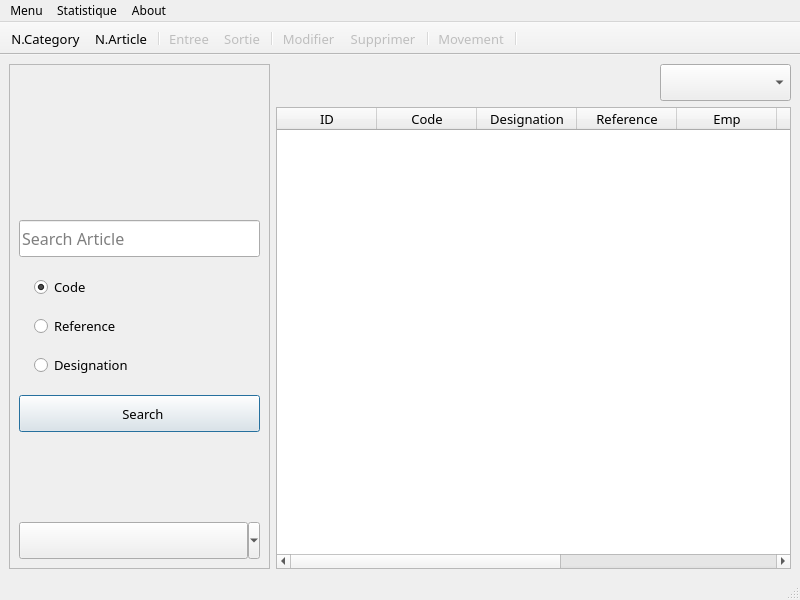
<?xml version="1.0" encoding="UTF-8"?>
<ui version="4.0">
 <class>MainWindow</class>
 <widget class="QMainWindow" name="MainWindow">
  <property name="geometry">
   <rect>
    <x>0</x>
    <y>0</y>
    <width>800</width>
    <height>600</height>
   </rect>
  </property>
  <property name="font">
   <font>
    <family>Monaco</family>
   </font>
  </property>
  <property name="windowTitle">
   <string>Magasin UP4</string>
  </property>
  <property name="windowIcon">
   <iconset>
    <normaloff>../icons/box-share.png</normaloff>../icons/box-share.png</iconset>
  </property>
  <widget class="QWidget" name="centralwidget">
   <layout class="QHBoxLayout" name="horizontalLayout_2">
    <item>
     <widget class="QFrame" name="frame">
      <property name="maximumSize">
       <size>
        <width>261</width>
        <height>16777215</height>
       </size>
      </property>
      <property name="frameShape">
       <enum>QFrame::StyledPanel</enum>
      </property>
      <property name="frameShadow">
       <enum>QFrame::Sunken</enum>
      </property>
      <layout class="QVBoxLayout" name="verticalLayout_3">
       <property name="spacing">
        <number>13</number>
       </property>
       <item>
        <widget class="QLabel" name="labelHijri">
         <property name="font">
          <font>
           <family>Amiri</family>
           <pointsize>13</pointsize>
          </font>
         </property>
         <property name="text">
          <string/>
         </property>
        </widget>
       </item>
       <item>
        <widget class="QLabel" name="labelDate">
         <property name="font">
          <font>
           <pointsize>11</pointsize>
          </font>
         </property>
         <property name="text">
          <string/>
         </property>
        </widget>
       </item>
       <item>
        <spacer name="verticalSpacer_2">
         <property name="orientation">
          <enum>Qt::Vertical</enum>
         </property>
         <property name="sizeHint" stdset="0">
          <size>
           <width>20</width>
           <height>40</height>
          </size>
         </property>
        </spacer>
       </item>
       <item>
        <widget class="QLineEdit" name="lineEditSearch">
         <property name="minimumSize">
          <size>
           <width>0</width>
           <height>37</height>
          </size>
         </property>
         <property name="font">
          <font>
           <pointsize>12</pointsize>
          </font>
         </property>
         <property name="placeholderText">
          <string>Search Article</string>
         </property>
         <property name="cursorMoveStyle">
          <enum>Qt::LogicalMoveStyle</enum>
         </property>
         <property name="clearButtonEnabled">
          <bool>true</bool>
         </property>
        </widget>
       </item>
       <item>
        <layout class="QVBoxLayout" name="verticalLayout">
         <property name="spacing">
          <number>15</number>
         </property>
         <property name="leftMargin">
          <number>15</number>
         </property>
         <property name="topMargin">
          <number>5</number>
         </property>
         <property name="rightMargin">
          <number>0</number>
         </property>
         <property name="bottomMargin">
          <number>5</number>
         </property>
         <item>
          <widget class="QRadioButton" name="radioButtonCode">
           <property name="font">
            <font>
             <pointsize>10</pointsize>
            </font>
           </property>
           <property name="text">
            <string>Code</string>
           </property>
           <property name="checked">
            <bool>true</bool>
           </property>
          </widget>
         </item>
         <item>
          <widget class="QRadioButton" name="radioButtonRef">
           <property name="font">
            <font>
             <pointsize>10</pointsize>
            </font>
           </property>
           <property name="text">
            <string>Reference</string>
           </property>
          </widget>
         </item>
         <item>
          <widget class="QRadioButton" name="radioButtonDesig">
           <property name="font">
            <font>
             <pointsize>10</pointsize>
            </font>
           </property>
           <property name="text">
            <string>Designation</string>
           </property>
          </widget>
         </item>
        </layout>
       </item>
       <item>
        <widget class="QPushButton" name="pushButtonSearch">
         <property name="minimumSize">
          <size>
           <width>0</width>
           <height>37</height>
          </size>
         </property>
         <property name="font">
          <font>
           <pointsize>10</pointsize>
          </font>
         </property>
         <property name="layoutDirection">
          <enum>Qt::LeftToRight</enum>
         </property>
         <property name="autoFillBackground">
          <bool>false</bool>
         </property>
         <property name="text">
          <string>  Search</string>
         </property>
         <property name="iconSize">
          <size>
           <width>16</width>
           <height>15</height>
          </size>
         </property>
         <property name="autoDefault">
          <bool>false</bool>
         </property>
         <property name="default">
          <bool>true</bool>
         </property>
        </widget>
       </item>
       <item>
        <spacer name="verticalSpacer">
         <property name="orientation">
          <enum>Qt::Vertical</enum>
         </property>
         <property name="sizeHint" stdset="0">
          <size>
           <width>20</width>
           <height>40</height>
          </size>
         </property>
        </spacer>
       </item>
       <item>
        <widget class="QToolButton" name="toolButtonUser">
         <property name="sizePolicy">
          <sizepolicy hsizetype="Preferred" vsizetype="Preferred">
           <horstretch>0</horstretch>
           <verstretch>0</verstretch>
          </sizepolicy>
         </property>
         <property name="minimumSize">
          <size>
           <width>0</width>
           <height>37</height>
          </size>
         </property>
         <property name="font">
          <font>
           <pointsize>10</pointsize>
          </font>
         </property>
         <property name="text">
          <string/>
         </property>
         <property name="popupMode">
          <enum>QToolButton::MenuButtonPopup</enum>
         </property>
         <property name="toolButtonStyle">
          <enum>Qt::ToolButtonTextBesideIcon</enum>
         </property>
        </widget>
       </item>
      </layout>
     </widget>
    </item>
    <item>
     <layout class="QVBoxLayout" name="verticalLayout_2" stretch="0,0">
      <property name="sizeConstraint">
       <enum>QLayout::SetDefaultConstraint</enum>
      </property>
      <item>
       <layout class="QHBoxLayout" name="horizontalLayout">
        <item>
         <widget class="QLabel" name="labelTitle">
          <property name="minimumSize">
           <size>
            <width>271</width>
            <height>0</height>
           </size>
          </property>
          <property name="font">
           <font>
            <pointsize>12</pointsize>
           </font>
          </property>
          <property name="text">
           <string/>
          </property>
          <property name="indent">
           <number>5</number>
          </property>
         </widget>
        </item>
        <item>
         <spacer name="horizontalSpacer">
          <property name="orientation">
           <enum>Qt::Horizontal</enum>
          </property>
          <property name="sizeHint" stdset="0">
           <size>
            <width>40</width>
            <height>20</height>
           </size>
          </property>
         </spacer>
        </item>
        <item>
         <widget class="QComboBox" name="comboBoxCategory">
          <property name="minimumSize">
           <size>
            <width>131</width>
            <height>37</height>
           </size>
          </property>
          <property name="font">
           <font>
            <pointsize>10</pointsize>
           </font>
          </property>
          <property name="editable">
           <bool>false</bool>
          </property>
          <property name="currentText">
           <string/>
          </property>
         </widget>
        </item>
       </layout>
      </item>
      <item>
       <widget class="QTableWidget" name="tableWidget">
        <property name="minimumSize">
         <size>
          <width>0</width>
          <height>0</height>
         </size>
        </property>
        <property name="font">
         <font>
          <family>Monaco</family>
          <pointsize>10</pointsize>
         </font>
        </property>
        <property name="editTriggers">
         <set>QAbstractItemView::NoEditTriggers</set>
        </property>
        <property name="alternatingRowColors">
         <bool>true</bool>
        </property>
        <property name="selectionBehavior">
         <enum>QAbstractItemView::SelectRows</enum>
        </property>
        <property name="gridStyle">
         <enum>Qt::DashLine</enum>
        </property>
        <property name="sortingEnabled">
         <bool>true</bool>
        </property>
        <property name="columnCount">
         <number>9</number>
        </property>
        <attribute name="horizontalHeaderVisible">
         <bool>true</bool>
        </attribute>
        <attribute name="horizontalHeaderCascadingSectionResizes">
         <bool>false</bool>
        </attribute>
        <attribute name="horizontalHeaderShowSortIndicator" stdset="0">
         <bool>false</bool>
        </attribute>
        <attribute name="horizontalHeaderStretchLastSection">
         <bool>false</bool>
        </attribute>
        <attribute name="verticalHeaderVisible">
         <bool>false</bool>
        </attribute>
        <column>
         <property name="text">
          <string>ID</string>
         </property>
        </column>
        <column>
         <property name="text">
          <string>Code</string>
         </property>
         <property name="font">
          <font>
           <family>Monaco</family>
           <weight>50</weight>
           <bold>false</bold>
          </font>
         </property>
        </column>
        <column>
         <property name="text">
          <string>Designation</string>
         </property>
        </column>
        <column>
         <property name="text">
          <string>Reference</string>
         </property>
        </column>
        <column>
         <property name="text">
          <string>Emp</string>
         </property>
        </column>
        <column>
         <property name="text">
          <string>U-M</string>
         </property>
        </column>
        <column>
         <property name="text">
          <string>Qte</string>
         </property>
         <property name="textAlignment">
          <set>AlignLeft|AlignVCenter</set>
         </property>
        </column>
        <column>
         <property name="text">
          <string>Prix</string>
         </property>
         <property name="textAlignment">
          <set>AlignLeft|AlignVCenter</set>
         </property>
        </column>
        <column>
         <property name="text">
          <string>Valeur</string>
         </property>
        </column>
       </widget>
      </item>
     </layout>
    </item>
   </layout>
  </widget>
  <widget class="QMenuBar" name="menubar">
   <property name="geometry">
    <rect>
     <x>0</x>
     <y>0</y>
     <width>800</width>
     <height>21</height>
    </rect>
   </property>
   <widget class="QMenu" name="menuMenu">
    <property name="title">
     <string>Menu</string>
    </property>
    <addaction name="separator"/>
    <addaction name="actionHistoryMovement"/>
    <addaction name="actionSaveAsExcel"/>
    <addaction name="actionQuit"/>
   </widget>
   <widget class="QMenu" name="menuStatistique">
    <property name="title">
     <string>Statistique</string>
    </property>
    <addaction name="actionStockAlarm"/>
    <addaction name="actionArticleSansPrix"/>
    <addaction name="actionArticleSansEmp"/>
    <addaction name="separator"/>
    <addaction name="actionTotalDesArticle"/>
   </widget>
   <widget class="QMenu" name="menuAbout">
    <property name="title">
     <string>About</string>
    </property>
   </widget>
   <addaction name="menuMenu"/>
   <addaction name="menuStatistique"/>
   <addaction name="menuAbout"/>
  </widget>
  <widget class="QStatusBar" name="statusbar"/>
  <widget class="QToolBar" name="toolBar">
   <property name="minimumSize">
    <size>
     <width>0</width>
     <height>0</height>
    </size>
   </property>
   <property name="windowTitle">
    <string>toolBar</string>
   </property>
   <property name="movable">
    <bool>false</bool>
   </property>
   <property name="iconSize">
    <size>
     <width>20</width>
     <height>20</height>
    </size>
   </property>
   <property name="toolButtonStyle">
    <enum>Qt::ToolButtonTextBesideIcon</enum>
   </property>
   <attribute name="toolBarArea">
    <enum>TopToolBarArea</enum>
   </attribute>
   <attribute name="toolBarBreak">
    <bool>false</bool>
   </attribute>
   <addaction name="actionN_Category"/>
   <addaction name="actionAddArticle"/>
   <addaction name="separator"/>
   <addaction name="actionNewEntry"/>
   <addaction name="actionNewSortie"/>
   <addaction name="separator"/>
   <addaction name="actionModify"/>
   <addaction name="actionDel"/>
   <addaction name="separator"/>
   <addaction name="actionArtMov"/>
   <addaction name="separator"/>
  </widget>
  <action name="actionHelp">
   <property name="text">
    <string>Help</string>
   </property>
  </action>
  <action name="actionStockAlarm">
   <property name="text">
    <string>Stock Alam</string>
   </property>
  </action>
  <action name="actionArticleSansPrix">
   <property name="text">
    <string>Article Sans Prix</string>
   </property>
  </action>
  <action name="actionArticleSansEmp">
   <property name="text">
    <string>Article Sans Emplacement</string>
   </property>
  </action>
  <action name="actionTotalDesArticle">
   <property name="text">
    <string>Total Des Article</string>
   </property>
  </action>
  <action name="actionHistoryMovement">
   <property name="text">
    <string>History Des Movement</string>
   </property>
  </action>
  <action name="actionSaveAsExcel">
   <property name="text">
    <string>Save As Excel File</string>
   </property>
  </action>
  <action name="actionQuit">
   <property name="text">
    <string>Quit</string>
   </property>
  </action>
  <action name="actionDel">
   <property name="enabled">
    <bool>false</bool>
   </property>
   <property name="text">
    <string>Supprimer</string>
   </property>
   <property name="toolTip">
    <string>Supprimer l'article.</string>
   </property>
   <property name="font">
    <font>
     <family>Monaco</family>
     <pointsize>10</pointsize>
    </font>
   </property>
  </action>
  <action name="actionModify">
   <property name="enabled">
    <bool>false</bool>
   </property>
   <property name="text">
    <string>Modifier</string>
   </property>
   <property name="toolTip">
    <string>Modifier L'Article</string>
   </property>
   <property name="font">
    <font>
     <family>Monaco</family>
     <pointsize>10</pointsize>
    </font>
   </property>
  </action>
  <action name="actionNewEntry">
   <property name="enabled">
    <bool>false</bool>
   </property>
   <property name="text">
    <string>Entree</string>
   </property>
   <property name="font">
    <font>
     <family>Monaco</family>
     <pointsize>10</pointsize>
    </font>
   </property>
  </action>
  <action name="actionNewSortie">
   <property name="enabled">
    <bool>false</bool>
   </property>
   <property name="text">
    <string>Sortie</string>
   </property>
   <property name="font">
    <font>
     <family>Monaco</family>
     <pointsize>10</pointsize>
    </font>
   </property>
  </action>
  <action name="actionAddArticle">
   <property name="text">
    <string>N.Article</string>
   </property>
   <property name="toolTip">
    <string>Nouvoueau Article</string>
   </property>
   <property name="font">
    <font>
     <family>Monaco</family>
     <pointsize>10</pointsize>
    </font>
   </property>
  </action>
  <action name="actionArtMov">
   <property name="enabled">
    <bool>false</bool>
   </property>
   <property name="text">
    <string>Movement</string>
   </property>
   <property name="toolTip">
    <string>Article Movement</string>
   </property>
   <property name="font">
    <font>
     <family>Monaco</family>
     <pointsize>10</pointsize>
    </font>
   </property>
  </action>
  <action name="actionN_Category">
   <property name="text">
    <string>N.Category</string>
   </property>
   <property name="toolTip">
    <string>Nouvelle Category</string>
   </property>
   <property name="font">
    <font>
     <family>Monaco</family>
     <pointsize>10</pointsize>
    </font>
   </property>
  </action>
 </widget>
 <resources/>
 <connections>
  <connection>
   <sender>actionQuit</sender>
   <signal>triggered()</signal>
   <receiver>MainWindow</receiver>
   <slot>close()</slot>
   <hints>
    <hint type="sourcelabel">
     <x>-1</x>
     <y>-1</y>
    </hint>
    <hint type="destinationlabel">
     <x>399</x>
     <y>299</y>
    </hint>
   </hints>
  </connection>
 </connections>
</ui>
